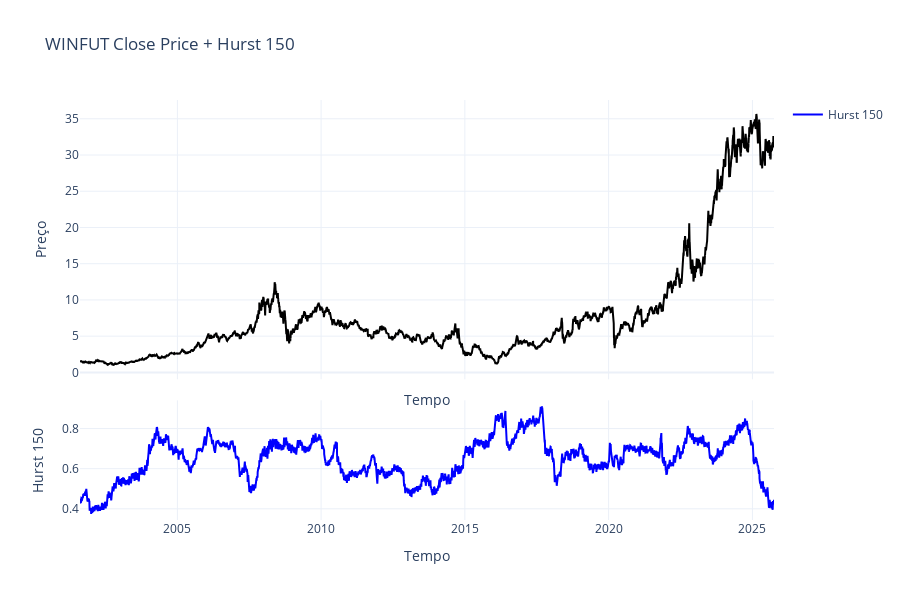

Here is the notebook cell this chart was saved with:
### Code cell
import plotly.graph_objects as go
from plotly.subplots import make_subplots
import numpy as np

df.set_index('time', inplace=True)

# Criar subplot com 2 linhas (preço + hurst)
fig = make_subplots(
    rows=2, cols=1,
    shared_xaxes=True,
    row_heights=[0.7, 0.3],  # 70% para preço, 30% para hurst
    vertical_spacing=0.05
)



fig.add_trace(go.Scatter(
    x=df.index,
    y=df['close'],
    mode='lines',
    line=dict(color=color),
    showlegend=False
), row=1, col=1)

# Adicionar Hurst na segunda linha
fig.add_trace(go.Scatter(
    x=df.index,
    y=df['hurst_400'],
    mode='lines',
    line=dict(color='blue'),
    name='Hurst 150'
), row=2, col=1)

# Layout
fig.update_layout(
    title="WINFUT Close Price + Hurst 150",
    xaxis_title="Tempo",
    yaxis_title="Preço",
    xaxis2_title="Tempo",
    yaxis2_title="Hurst 150",
    template="plotly_white",
    hovermode="x unified",
    height=600
)

fig.show()
df.reset_index(inplace=True)

### Figure 1 — Plotly figure (JSON) as saved in the notebook; plotly's stock layout.template omitted (floating-point values rounded to 4 significant figures; data arrays with more than 128 entries replaced by an {"elided": "..."} marker saying what was removed)
{"data": [{"line": {"color": "black"}, "mode": "lines", "showlegend": false, "type": "scatter", "x": {"elided": "6047 str values"}, "xaxis": "x", "y": {"elided": "6047 float values"}, "yaxis": "y"}, {"line": {"color": "blue"}, "mode": "lines", "name": "Hurst 150", "type": "scatter", "x": {"elided": "6047 str values"}, "xaxis": "x2", "y": {"elided": "6047 float values"}, "yaxis": "y2"}], "layout": {"height": 600, "hovermode": "x unified", "title": {"text": "WINFUT Close Price + Hurst 150"}, "xaxis": {"anchor": "y", "domain": [0, 1], "matches": "x2", "showticklabels": false, "title": {"text": "Tempo"}}, "xaxis2": {"anchor": "y2", "domain": [0, 1], "title": {"text": "Tempo"}}, "yaxis": {"anchor": "x", "domain": [0.335, 1.0], "title": {"text": "Preço"}}, "yaxis2": {"anchor": "x2", "domain": [0, 0.285], "title": {"text": "Hurst 150"}}}}
